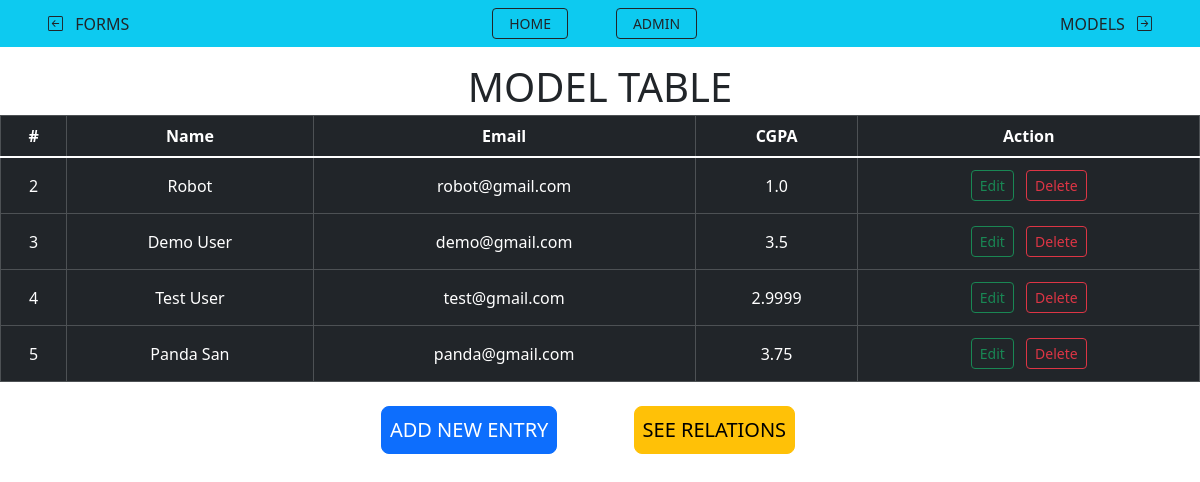
The page /model/ on the database its author committed.
### a2_model/models.py (models this page shows, shortened)
class myModel(models.Model):
    full_name = models.TextField(null=True) # will be NULL in table creation, but still required for subbmission
    email_address = models.EmailField(unique=True) # no data in this field can be the same
    cgpa = models.FloatField(verbose_name='CGPA') # if not specified Django takes the field name as Display name
    profile = models.URLField(blank=True, null=True) # this field is no longer required to fill
    checkbox = models.BooleanField(default=False) # sets a default value even if nothing is entered

### a2_model/views.py (the view)
# urls.py: path('', views.Models, name='models'),
def Models(request):
    data = models.myModel.objects.all() # for passing all object data to the template
    form = forms.Model_Form()
    return render(request, './a2_model/models.html', {'data': data, 'form': form})

### a2_model/templates/a2_model/models.html
{% extends 'base.html' %}
{% block content %}
    {% if data %}
    <h1 class="text-center m-1">MODEL TABLE</h1>
    <table class="table table-dark table-bordered table-hover text-center align-middle">
        <thead>
        <tr>
            <th scope="col">#</th>
            <th scope="col">Name</th>
            <th scope="col">Email</th>
            <th scope="col">CGPA</th>
            <th scope="col">Action</th>
        </tr>
        </thead>
        <tbody class="table-group-divider">
        {% for obj in data %}
        <tr>
            <td>{{obj.id}}</td>
            <td>{{obj.full_name}}</td>
            <td>{{obj.email_address}}</td>
            <td>{{obj.cgpa}}</td>
            <td>
            <a href="{% url 'edit' obj.id %}" class="btn btn-sm btn-outline-success m-1"> Edit </a>
            <a href="{% url 'delete' obj.id %}" class="btn btn-sm btn-outline-danger m-1"> Delete </a>
            </td>
        </tr>
        {% endfor %}
        </tbody>
    </table>
    {% endif %}
    <div class="text-center">
        <a href="{% url 'add' %}" class="btn btn-primary btn-lg p-2 mb-5 mt-2 mx-4">ADD NEW ENTRY</a>
        <a href="{% url 'relations' %}" class="btn btn-warning btn-lg p-2 mb-5 mt-2 mx-5">SEE RELATIONS</a>
    </div>
{% endblock %}

### rows shown on the page
myModel: id "2", full_name "Robot", email_address "robot@gmail.com", cgpa "1.0"
myModel: id "3", full_name "Demo User", email_address "demo@gmail.com", cgpa "3.5"
myModel: id "4", full_name "Test User", email_address "test@gmail.com", cgpa "2.9999"
myModel: id "5", full_name "Panda San", email_address "panda@gmail.com", cgpa "3.75"
